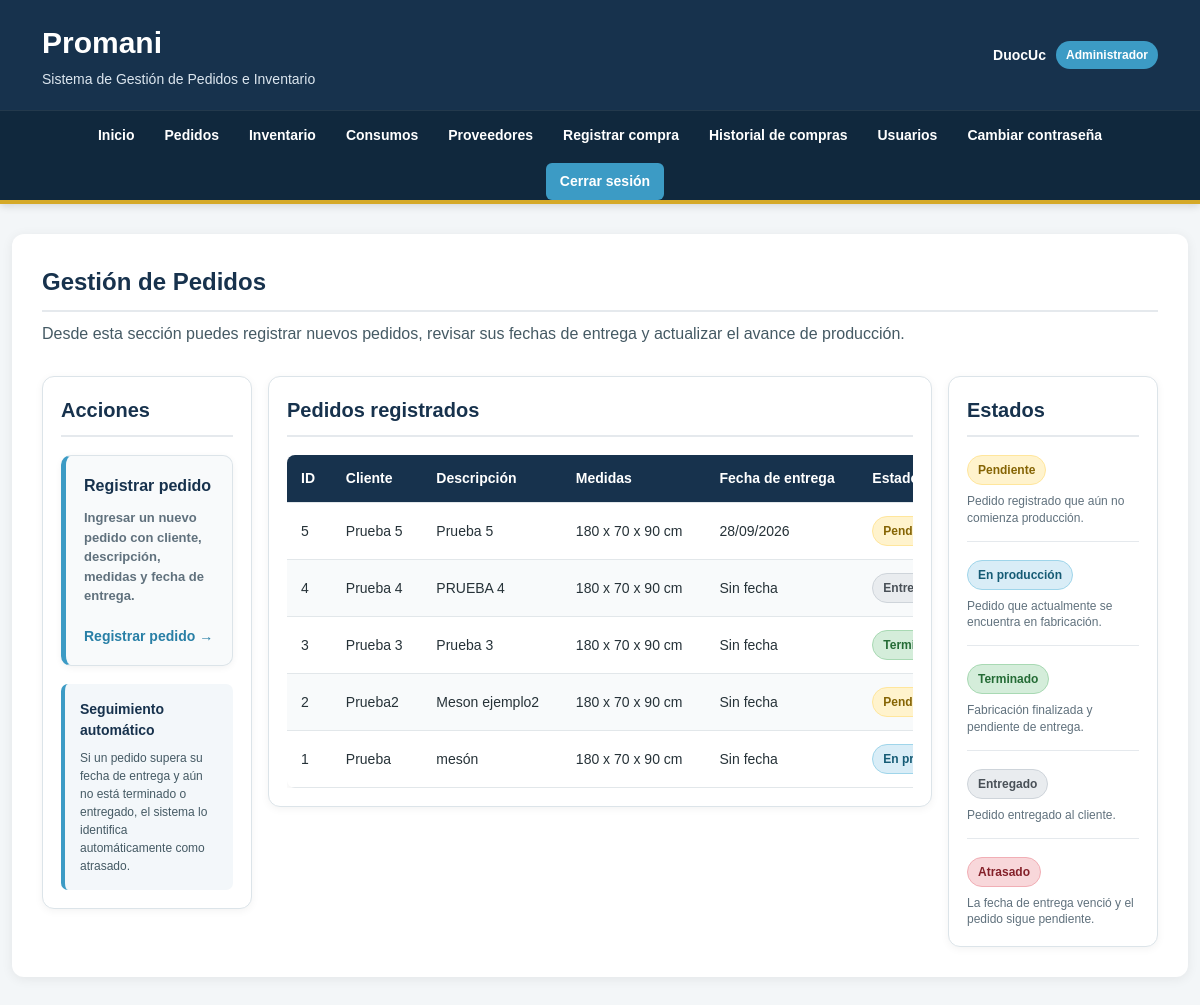
/pedidos (signed in), run on the app's committed database.
### tables this page shows
CREATE TABLE pedidos (
    id INTEGER PRIMARY KEY AUTOINCREMENT,
    cliente TEXT NOT NULL,
    descripcion TEXT NOT NULL,
    medidas TEXT,
    estado TEXT NOT NULL,
    observaciones TEXT
, fecha_entrega TEXT);

### app.py (the view)
@app.route("/pedidos")
def pedidos():
    conexion = sqlite3.connect("promani.db")
    conexion.row_factory = sqlite3.Row
    pedidos_registrados = conexion.execute("""
        SELECT *
        FROM pedidos
        ORDER BY id DESC
    """).fetchall()
    conexion.close()
    fecha_actual = date.today().isoformat()
    return render_template(
        "pedidos.html",
        pedidos=pedidos_registrados,
        hoy=fecha_actual
    )

### app.py (called while the page is built)
@app.before_request
def proteger_sistema():
    rutas_publicas = [
        "login",
        "static"
    ]
    rutas_administrador = [
        "proveedores",
        "nuevo_proveedor",
        "nueva_compra",
        "compras",
        "usuarios",
        "nuevo_usuario",
        "editar_usuario",
        "eliminar_usuario",
        "restablecer_contrasena"
    ]
    if request.endpoint not in rutas_publicas:
        if "usuario_id" not in session:
            return redirect(url_for("login"))
    if request.endpoint in rutas_administrador:
        if session.get("rol") != "administrador":
            return redirect(url_for("inicio"))

### templates/pedidos.html (shortened to what this page needs)
{% extends "base.html" %}
{% block content %}
<div class="pedidos-contenedor">
    <section class="pedidos-encabezado">
        <h2>
            Gestión de Pedidos
        </h2>
        <p>
            Desde esta sección puedes registrar nuevos pedidos,
            revisar sus fechas de entrega y actualizar el avance de producción.
        </p>
    </section>
    <section class="pedidos-layout">
        <aside class="pedidos-panel pedidos-lateral">
            <h3 class="titulo-panel-pedidos">
                Acciones
            </h3>
            <div class="pedidos-tarjetas">
                <a
                    href="/nuevo-pedido"
                    class="acceso-card pedido-card"
                >
                    <div class="acceso-contenido">
                        <h3>
                            Registrar pedido
                        </h3>
                        <p>
                            Ingresar un nuevo pedido con cliente,
                            descripción, medidas y fecha de entrega.
                        </p>
                    </div>
                    <span class="acceso-ir">
                        Registrar pedido →
                    </span>
                </a>
            </div>
            <div class="info-pedido">
                <h4>
                    Seguimiento automático
                </h4>
                <p>
                    Si un pedido supera su fecha de entrega
                    y aún no está terminado o entregado,
                    el sistema lo identifica automáticamente
                    como atrasado.
                </p>
            </div>
        </aside>
        <section class="pedidos-panel pedidos-central">
            <h3 class="titulo-panel-pedidos">
                Pedidos registrados
            </h3>
            {% if pedidos %}
                <div class="tabla-pedidos">
                    <table>
                        <thead>
                            <tr>
                                <th>ID</th>
                                <th>Cliente</th>
                                <th>Descripción</th>
                                <th>Medidas</th>
                                <th>Fecha de entrega</th>
                                <th>Estado</th>
                            </tr>
                        </thead>
                        <tbody>
                            {% for pedido in pedidos %}
                                <tr>
                                    <td>
                                        {{ pedido["id"] }}
                                    </td>
                                    <td>
                                        {{ pedido["cliente"] }}
                                    </td>
                                    <td>
                                        {{ pedido["descripcion"] }}
                                    </td>
                                    <td>
                                        {% if pedido["medidas"] %}
                                            {{ pedido["medidas"] }}
                                        {% else %}
                                            -
                                        {% endif %}
                                    </td>
                                    <td>
                                        {% if pedido["fecha_entrega"] %}
                                            {{ pedido["fecha_entrega"][8:10] }}/{{ pedido["fecha_entrega"][5:7] }}/{{ pedido["fecha_entrega"][0:4] }}
                                        {% else %}
                                            Sin fecha
                                        {% endif %}
                                    </td>
                                    <td>
                                        {% if
                                            pedido["fecha_entrega"]
                                            and pedido["fecha_entrega"] < hoy
                                            and pedido["estado"] != "Terminado"
                                            and pedido["estado"] != "Entregado"
                                        %}
                                            <span class="estado estado-atrasado">
                                                Atrasado
                                            </span>
                                        {% elif pedido["estado"] == "Pendiente" %}
                                            <span class="estado estado-pendiente">
                                                Pendiente
                                            </span>
                                        {% elif pedido["estado"] == "En producción" %}
                                            <span class="estado estado-produccion">
                                                En producción
                                            </span>
                                        {% elif pedido["estado"] == "Terminado" %}
                                            <span class="estado estado-terminado">
                                                Terminado
                                            </span>
                                        {% elif pedido["estado"] == "Entregado" %}
                                            <span class="estado estado-entregado">
                                                Entregado
                                            </span>
                                        {% else %}
                                            {{ pedido["estado"] }}
                                        {% endif %}
                                    </td>
                                </tr>
                            {% endfor %}
                        </tbody>
                    </table>
                </div>
            {% else %}
                <p>
                    Aún no existen pedidos registrados.
                </p>
            {% endif %}
        </section>
        <aside class="pedidos-panel pedidos-lateral">
            <h3 class="titulo-panel-pedidos">
                Estados
            </h3>
            <div class="lista-estados">
                <div class="estado-item">
                    <span class="estado estado-pendiente">
                        Pendiente
                    </span>
                    <p>
                        Pedido registrado que aún no comienza producción.
                    </p>
                </div>
                <div class="estado-item">
                    <span class="estado estado-produccion">
                        En producción
                    </span>
                    <p>
                        Pedido que actualmente se encuentra en fabricación.
                    </p>
                </div>
                <div class="estado-item">
                    <span class="estado estado-terminado">
                        Terminado
                    </span>
                    <p>
                        Fabricación finalizada y pendiente de entrega.
                    </p>
                </div>
                <div class="estado-item">
                    <span class="estado estado-entregado">
                        Entregado
                    </span>
                    <p>
                        Pedido entregado al cliente.
                    </p>
                </div>
                <div class="estado-item">
                    <span class="estado estado-atrasado">
                        Atrasado
                    </span>
                    <p>
                        La fecha de entrega venció y el pedido sigue pendiente.
                    </p>
                </div>
            </div>
        </aside>
    </section>
</div>
{% endblock %}

### static/style.css (style rules this page uses)
* { box-sizing: border-box; }
html { scroll-behavior: smooth; }
body { margin: 0; font-family: Arial, Helvetica, sans-serif; background-color: #f3f6f8; color: #263238; line-height: 1.5; }
main h2 { color: #17324d; margin-top: 0; margin-bottom: 20px; padding-bottom: 10px; border-bottom: 2px solid #e5e9ed; }
main h3 { color: #17324d; }
main p { color: #455a64; }
main a { display: inline-block; background-color: #3c9bc5; color: white; padding: 9px 16px; border-radius: 6px; text-decoration: none; font-weight: 600; transition: 0.2s; }
main .acceso-card { min-height: 180px; display: flex; flex-direction: column; justify-content: space-between; padding: 22px; background-color: #f8fafb; color: #263238; border: 1px solid #dce4e9; border-left: 5px solid #3c9bc5; border-radius: 10px; text-decoration: none; box-shadow: 0 2px 7px rgba(0, 0, 0, 0.05); transition: 0.2s; }
.acceso-contenido h3 { margin: 0 0 10px; color: #17324d; font-size: 18px; }
.acceso-contenido p { margin: 0; color: #60717d; font-size: 14px; line-height: 1.5; }
.acceso-ir { display: block; margin-top: 20px; color: #287fa6; font-size: 14px; font-weight: 700; }
.pedidos-contenedor { width: 100%; }
.pedidos-encabezado { margin-bottom: 30px; }
.pedidos-encabezado h2 { margin-bottom: 10px; }
.pedidos-encabezado p { margin: 0; }
.pedidos-layout { display: grid; grid-template-columns: minmax(220px, 0.7fr) minmax(800px, 3.4fr) minmax(220px, 0.8fr); gap: 16px; align-items: start; }
.pedidos-panel { min-width: 0; background-color: white; border: 1px solid #dce4e9; border-radius: 12px; padding: 18px; box-shadow: 0 2px 8px rgba(0, 0, 0, 0.05); }
.titulo-panel-pedidos { margin: 0 0 18px; padding-bottom: 10px; border-bottom: 2px solid #e5e9ed; color: #17324d; font-size: 20px; }
.pedidos-tarjetas { display: flex; flex-direction: column; gap: 16px; }
main .pedido-card { width: 100%; min-height: 160px; padding: 18px; }
.pedido-card .acceso-contenido h3 { font-size: 16px; }
.pedido-card .acceso-contenido p { font-size: 13px; }
.info-pedido { margin-top: 18px; padding: 15px; background-color: #f3f7fa; border-left: 4px solid #3c9bc5; border-radius: 7px; }
.info-pedido h4 { margin: 0 0 8px; color: #17324d; font-size: 14px; }
.info-pedido p { margin: 0; font-size: 12px; line-height: 1.5; }
.tabla-pedidos { width: 100%; overflow-x: auto; }
.tabla-pedidos table { width: 100%; min-width: 1000px; margin-top: 0; }
.tabla-pedidos td { vertical-align: middle; }
.lista-estados { display: flex; flex-direction: column; gap: 18px; }
.estado-item { padding-bottom: 14px; border-bottom: 1px solid #e5e9ed; }
.estado-item:last-child { border-bottom: none; padding-bottom: 0; }
.estado-item p { margin: 8px 0 0; font-size: 12px; line-height: 1.4; color: #60717d; }
.estado { display: inline-block; padding: 5px 10px; border-radius: 20px; font-size: 12px; font-weight: 700; white-space: nowrap; }
.estado-pendiente { background-color: #fff3cd; color: #856404; border: 1px solid #ffe69c; }
.estado-produccion { background-color: #d9edf7; color: #155b75; border: 1px solid #9fd5ea; }
.estado-terminado { background-color: #d4edda; color: #246b35; border: 1px solid #a8d9b3; }
.estado-entregado { background-color: #e9ecef; color: #495057; border: 1px solid #ced4da; }
.estado-atrasado { background-color: #f8d7da; color: #842029; border: 1px solid #f1aeb5; }
table { width: 100%; border-collapse: collapse; margin-top: 25px; background-color: white; border-radius: 8px; overflow: hidden; box-shadow: 0 2px 8px rgba(0, 0, 0, 0.06); }
thead { background-color: #17324d; color: white; }
th, td { padding: 13px 14px; text-align: left; border-bottom: 1px solid #e2e7ea; }
th { font-size: 14px; font-weight: 600; }
td { font-size: 14px; }
tbody tr:nth-child(even) { background-color: #f8fafb; }
@media (max-width: 1350px) { .pedidos-layout { grid-template-columns: minmax(210px, 0.75fr) minmax(650px, 2.8fr) minmax(210px, 0.8fr); } }

### data on the page
pedidos: id "5", cliente "Prueba 5", descripcion "Prueba 5", medidas "180 x 70 x 90 cm", fecha_entrega "28", fecha_entrega "09", fecha_entrega "2026", estado "Pendiente"
pedidos: id "4", cliente "Prueba 4", descripcion "PRUEBA 4", medidas "180 x 70 x 90 cm", shows "Sin fecha", estado "Entregado"
pedidos: id "3", cliente "Prueba 3", descripcion "Prueba 3", medidas "180 x 70 x 90 cm", shows "Sin fecha", estado "Terminado"
pedidos: id "2", cliente "Prueba2", descripcion "Meson ejemplo2", medidas "180 x 70 x 90 cm", shows "Sin fecha", estado "Pendiente"
pedidos: id "1", cliente "Prueba", descripcion "mesón", medidas "180 x 70 x 90 cm", shows "Sin fecha", estado "En…"

### other printed values
{{ session["usuario"] }} "DuocUc"
{{ session["rol"] }} "Administrador"
